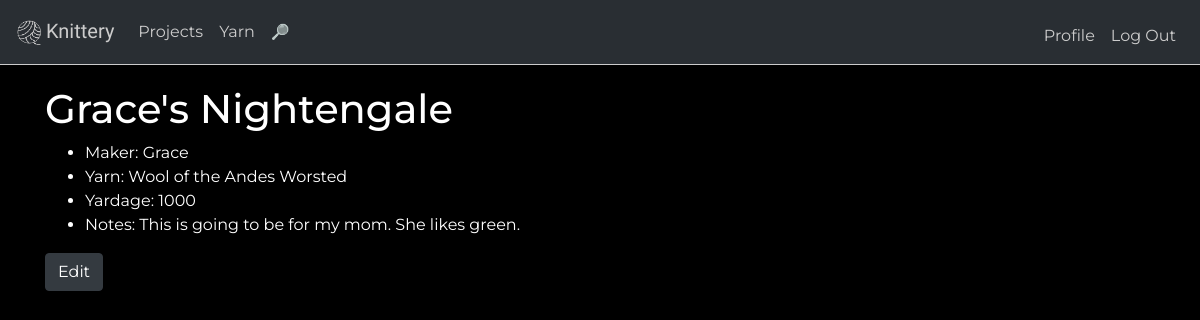
The page /projects/Grace/Nightengale (signed in) on the database as committed earlier.
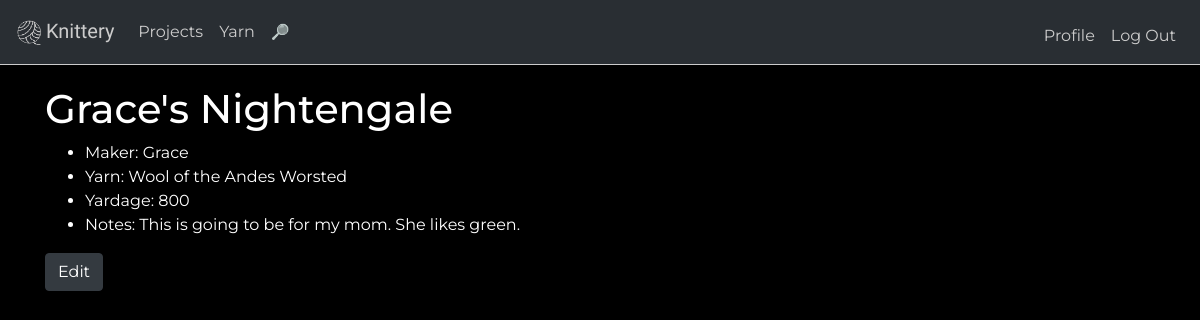
The same page on the database as committed later.
### tables this page shows
CREATE TABLE 'projects' ('id' integer PRIMARY KEY AUTOINCREMENT NOT NULL, 'user_id' integer NOT NULL, 'yarn' , 'yardage' , 'notes' ,'name' text);

### application.py (the view)
@app.route("/projects/<user>/<project>", methods=["GET", "POST"])
def projectspages(user, project):
    if request.method == "GET":
        user_id = getId(user)
        rows = db.execute("SELECT name, yarn, yardage, notes, user_id FROM projects WHERE user_id = :user_id AND name = :project", user_id=user_id, project=project)
        return render_template("projectpage.html", rows=rows, user=user)
    if request.method == "POST":
        return redirect(url_for('individualprojectedit', user=user, project=project))

### application.py (called while the page is built)
def getId(user):
    currentuser = user
    profile = db.execute("SELECT * FROM users WHERE name = :name",
    name=currentuser)
    currentuser_id=profile[0]["id"]
    return currentuser_id

### templates/projectpage.html (shortened to what this page needs)
{% extends "layout.html" %}
{% block main %}
<h1>{{ user }}'s {{rows[0]["name"]}}</h1>
{% for row in rows %}
    <ul>
    <li class>Maker: {{ user }} </li>
    <li class>Yarn: {{ row["yarn"] }}</li>
    <li class>Yardage: {{ row["yardage"] }}</li>
    <li class>Notes: {{ row["notes"] }}</li>
  </ul>
{% endfor %}
<form  action="/projects/{{ user }}/{{ rows[0]["name"] }}" method="POST" >
<button type="submit" class="btn btn-dark">Edit</button>
</form>
{% endblock %}

Rows that differ between the two databases and show on the page:
changed projects "Wool of the Andes Worsted": yardage "1000" → "800"
